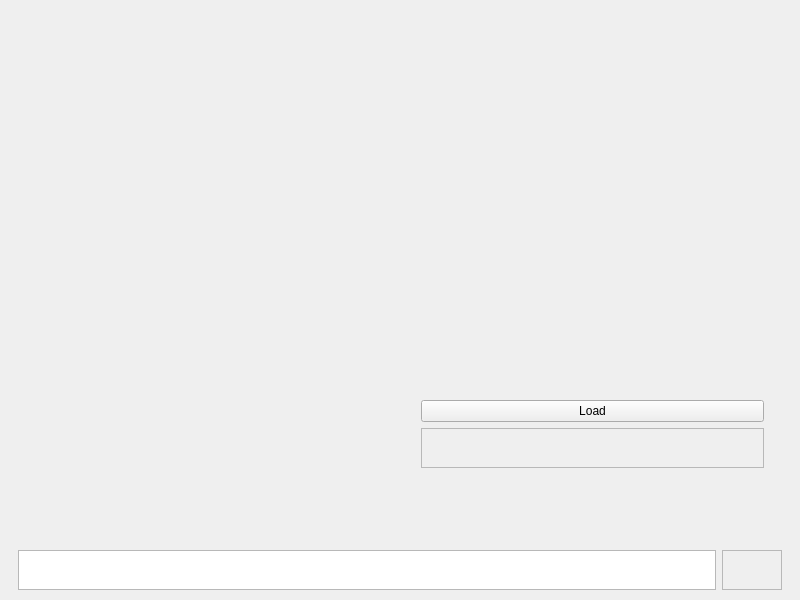
<?xml version="1.0" encoding="UTF-8"?>
<ui version="4.0">
 <class>CMainWindow</class>
 <widget class="QMainWindow" name="CMainWindow">
  <property name="geometry">
   <rect>
    <x>0</x>
    <y>0</y>
    <width>800</width>
    <height>600</height>
   </rect>
  </property>
  <property name="sizePolicy">
   <sizepolicy hsizetype="Preferred" vsizetype="Preferred">
    <horstretch>0</horstretch>
    <verstretch>0</verstretch>
   </sizepolicy>
  </property>
  <property name="windowTitle">
   <string>CMainWindow</string>
  </property>
  <widget class="QWidget" name="centralwidget">
   <layout class="QVBoxLayout" name="verticalLayout">
    <item>
     <widget class="QWidget" name="widgetScene" native="true">
      <layout class="QHBoxLayout" name="horizontalLayout">
       <item>
        <widget class="QWidget" name="widgetGraph" native="true"/>
       </item>
       <item>
        <widget class="QWidget" name="widgetSettings" native="true">
         <layout class="QVBoxLayout" name="verticalLayout_2">
          <item>
           <spacer name="verticalSpacer_2">
            <property name="orientation">
             <enum>Qt::Vertical</enum>
            </property>
            <property name="sizeHint" stdset="0">
             <size>
              <width>20</width>
              <height>40</height>
             </size>
            </property>
           </spacer>
          </item>
          <item>
           <widget class="QWidget" name="widgetLoad" native="true">
            <layout class="QVBoxLayout" name="verticalLayout_3">
             <item>
              <widget class="QPushButton" name="btnLoad">
               <property name="maximumSize">
                <size>
                 <width>16777215</width>
                 <height>16777215</height>
                </size>
               </property>
               <property name="text">
                <string>Load</string>
               </property>
              </widget>
             </item>
             <item>
              <widget class="QTextEdit" name="textFileName">
               <property name="enabled">
                <bool>false</bool>
               </property>
               <property name="sizePolicy">
                <sizepolicy hsizetype="Minimum" vsizetype="Minimum">
                 <horstretch>0</horstretch>
                 <verstretch>0</verstretch>
                </sizepolicy>
               </property>
               <property name="maximumSize">
                <size>
                 <width>16777215</width>
                 <height>40</height>
                </size>
               </property>
               <property name="font">
                <font>
                 <pointsize>9</pointsize>
                </font>
               </property>
              </widget>
             </item>
            </layout>
           </widget>
          </item>
         </layout>
        </widget>
       </item>
      </layout>
     </widget>
    </item>
    <item>
     <spacer name="verticalSpacer">
      <property name="orientation">
       <enum>Qt::Vertical</enum>
      </property>
      <property name="sizeType">
       <enum>QSizePolicy::Fixed</enum>
      </property>
      <property name="sizeHint" stdset="0">
       <size>
        <width>20</width>
        <height>40</height>
       </size>
      </property>
     </spacer>
    </item>
    <item>
     <widget class="QWidget" name="widgetStrAnalyse" native="true">
      <property name="maximumSize">
       <size>
        <width>16777215</width>
        <height>50</height>
       </size>
      </property>
      <layout class="QHBoxLayout" name="horizontalLayout_2">
       <item>
        <widget class="QTextEdit" name="textInput">
         <property name="sizePolicy">
          <sizepolicy hsizetype="Minimum" vsizetype="Minimum">
           <horstretch>0</horstretch>
           <verstretch>0</verstretch>
          </sizepolicy>
         </property>
         <property name="minimumSize">
          <size>
           <width>0</width>
           <height>40</height>
          </size>
         </property>
         <property name="maximumSize">
          <size>
           <width>16777215</width>
           <height>40</height>
          </size>
         </property>
         <property name="font">
          <font>
           <pointsize>16</pointsize>
          </font>
         </property>
        </widget>
       </item>
       <item>
        <widget class="QTextEdit" name="textOutput">
         <property name="enabled">
          <bool>false</bool>
         </property>
         <property name="sizePolicy">
          <sizepolicy hsizetype="Minimum" vsizetype="Minimum">
           <horstretch>0</horstretch>
           <verstretch>0</verstretch>
          </sizepolicy>
         </property>
         <property name="minimumSize">
          <size>
           <width>0</width>
           <height>40</height>
          </size>
         </property>
         <property name="maximumSize">
          <size>
           <width>60</width>
           <height>40</height>
          </size>
         </property>
         <property name="font">
          <font>
           <pointsize>16</pointsize>
           <bold>true</bold>
          </font>
         </property>
        </widget>
       </item>
      </layout>
     </widget>
    </item>
   </layout>
  </widget>
 </widget>
 <resources/>
 <connections/>
</ui>
